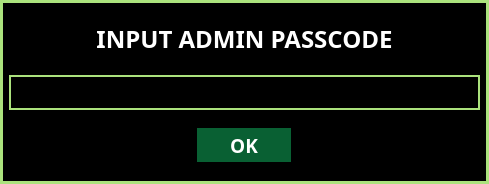
<?xml version="1.0" encoding="UTF-8"?>
<ui version="4.0">
 <class>Dialog</class>
 <widget class="QDialog" name="Dialog">
  <property name="geometry">
   <rect>
    <x>0</x>
    <y>0</y>
    <width>489</width>
    <height>184</height>
   </rect>
  </property>
  <property name="windowTitle">
   <string>Dialog</string>
  </property>
  <property name="styleSheet">
   <string notr="true">#widget{
background-color: black;
border: 3px solid #ABE27D;
}
.QPushButton{
background-color: #096033;
border: 3px solid;
color: white
}
.QLineEdit{
border : 2px solid #ABE27D;
background-color:rgba(0,0,0,0);
color: white
}
.QLabel{
color: white;
}</string>
  </property>
  <layout class="QVBoxLayout" name="verticalLayout_2">
   <property name="spacing">
    <number>0</number>
   </property>
   <property name="leftMargin">
    <number>0</number>
   </property>
   <property name="topMargin">
    <number>0</number>
   </property>
   <property name="rightMargin">
    <number>0</number>
   </property>
   <property name="bottomMargin">
    <number>0</number>
   </property>
   <item>
    <widget class="QWidget" name="widget" native="true">
     <layout class="QVBoxLayout" name="verticalLayout">
      <item>
       <widget class="QLabel" name="label">
        <property name="font">
         <font>
          <family>DM Sans</family>
          <pointsize>18</pointsize>
          <bold>true</bold>
         </font>
        </property>
        <property name="text">
         <string>INPUT ADMIN PASSCODE</string>
        </property>
        <property name="alignment">
         <set>Qt::AlignCenter</set>
        </property>
       </widget>
      </item>
      <item>
       <widget class="QLineEdit" name="Input_LE">
        <property name="sizePolicy">
         <sizepolicy hsizetype="Minimum" vsizetype="Fixed">
          <horstretch>0</horstretch>
          <verstretch>0</verstretch>
         </sizepolicy>
        </property>
        <property name="minimumSize">
         <size>
          <width>25</width>
          <height>35</height>
         </size>
        </property>
        <property name="maxLength">
         <number>6</number>
        </property>
        <property name="echoMode">
         <enum>QLineEdit::Password</enum>
        </property>
        <property name="alignment">
         <set>Qt::AlignCenter</set>
        </property>
       </widget>
      </item>
      <item>
       <widget class="QWidget" name="widget_2" native="true">
        <layout class="QHBoxLayout" name="horizontalLayout">
         <item>
          <widget class="QPushButton" name="pushButton_2">
           <property name="sizePolicy">
            <sizepolicy hsizetype="Fixed" vsizetype="Fixed">
             <horstretch>0</horstretch>
             <verstretch>0</verstretch>
            </sizepolicy>
           </property>
           <property name="minimumSize">
            <size>
             <width>100</width>
             <height>40</height>
            </size>
           </property>
           <property name="font">
            <font>
             <family>DM Sans</family>
             <pointsize>14</pointsize>
             <bold>true</bold>
            </font>
           </property>
           <property name="text">
            <string>OK</string>
           </property>
          </widget>
         </item>
        </layout>
       </widget>
      </item>
     </layout>
    </widget>
   </item>
  </layout>
 </widget>
 <resources/>
 <connections/>
</ui>
